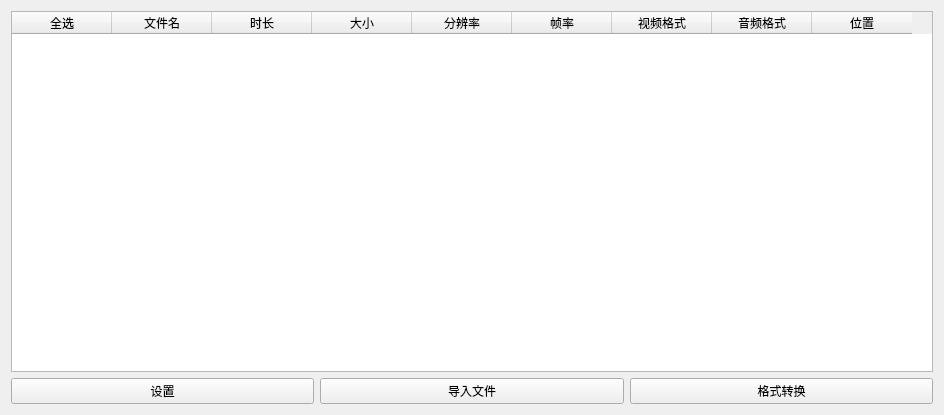
<?xml version="1.0" encoding="UTF-8"?>
<ui version="4.0">
 <class>table</class>
 <widget class="QWidget" name="table">
  <property name="geometry">
   <rect>
    <x>0</x>
    <y>0</y>
    <width>944</width>
    <height>415</height>
   </rect>
  </property>
  <property name="windowTitle">
   <string>Form</string>
  </property>
  <layout class="QVBoxLayout" name="verticalLayout">
   <item>
    <widget class="QTableWidget" name="tableWidget">
     <column>
      <property name="text">
       <string>全选</string>
      </property>
     </column>
     <column>
      <property name="text">
       <string>文件名</string>
      </property>
     </column>
     <column>
      <property name="text">
       <string>时长</string>
      </property>
     </column>
     <column>
      <property name="text">
       <string>大小</string>
      </property>
      <property name="font">
       <font>
        <fontweight>Thin</fontweight>
       </font>
      </property>
     </column>
     <column>
      <property name="text">
       <string>分辨率</string>
      </property>
     </column>
     <column>
      <property name="text">
       <string>帧率</string>
      </property>
     </column>
     <column>
      <property name="text">
       <string>视频格式</string>
      </property>
     </column>
     <column>
      <property name="text">
       <string>音频格式</string>
      </property>
     </column>
     <column>
      <property name="text">
       <string>位置</string>
      </property>
     </column>
    </widget>
   </item>
   <item>
    <layout class="QHBoxLayout" name="horizontalLayout">
     <item>
      <widget class="QPushButton" name="SettingButton">
       <property name="text">
        <string>设置</string>
       </property>
      </widget>
     </item>
     <item>
      <widget class="QPushButton" name="ImportButton">
       <property name="text">
        <string>导入文件</string>
       </property>
      </widget>
     </item>
     <item>
      <widget class="QPushButton" name="WorkButton">
       <property name="text">
        <string>格式转换</string>
       </property>
      </widget>
     </item>
    </layout>
   </item>
  </layout>
 </widget>
 <resources/>
 <connections/>
</ui>
